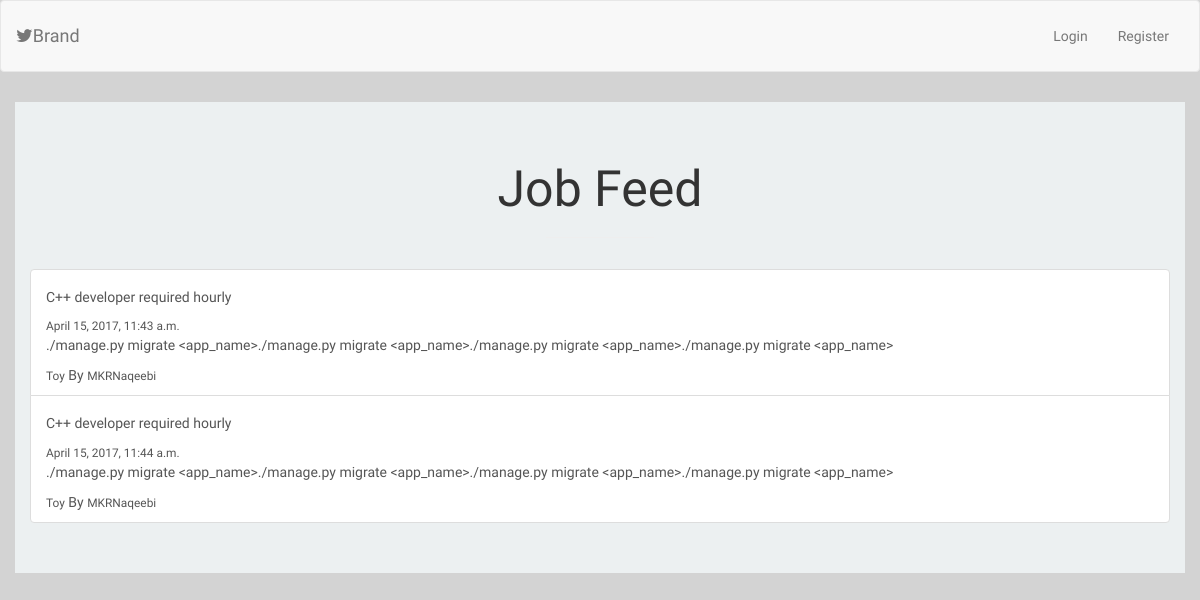
The page / on the database its author committed.
### HRApp/models.py (models this page shows, shortened)
class Job(models.Model):
    title = models.CharField(max_length=32)
    description = models.TextField()
    category = models.ForeignKey(Category)
    company = models.ForeignKey(Company)
    location = models.CharField(max_length=128)
    salary = models.IntegerField()
    created_at = models.DateTimeField(auto_now_add=True)
    updated_at = models.DateTimeField(auto_now=True)

class Category(models.Model):
    name = models.CharField(max_length=16)
    description = models.TextField(default='this is category disc')
    def __str__(self):
        return self.name
    class Meta:
        verbose_name_plural = 'categories'

class Company (models.Model):
    name = models.CharField(max_length=32)
    description = models.TextField()
    location = models.CharField(max_length=128)
    created_at = models.DateTimeField(auto_now_add=True)
    updated_at = models.DateTimeField(auto_now=True)
    def __str__(self):
        return self.name

### HRApp/views.py (the view, shortened to what this page needs)
# urls.py: url(r'^$',views.index,name='index'),
def index(request):
    template = loader.get_template('index.html')
    context = {
        'jobs': Job.objects.all(),
        'title': "Job Feed",
    }
    return HttpResponse(template.render(context, request))

### templates/index.html (shortened to what this page needs)
{% extends "base.html" %}
{% block menu %}
    {% if title == "Job Feed" %}
        <li><a href="/login">Login</a></li>
        <li><a href="/register">Register</a></li>
    {% endif %}
{% endblock %}
{% block main%}
    <div class="container">
        <div class="panel-heading">
           <div class="panel-title text-center">
                <h1 class="title">{{ title }}</h1>
                <hr />
            </div>
        </div>
        <div class="row">
            <div class="list-group">
                {% for job in jobs %}
                    <a
                            class="list-group-item list-group-item-action flex-column align-items-start">
                        <div class="justify-content-between">
                            <h5 class="mb-1">{{ job.title }}</h5>
                            <small>{{ job.created_at }}</small>
                        </div>
                        <p class="mb-1">{{ job.description }}</p>
                        <small>{{ job.category }}</small> By <small>{{ job.company }}</small>
                    </a>
                {% endfor %}
            </div>
        </div>
    </div>
{% endblock %}

### templates/base.html (shortened to what this page needs)
{% load static %}
<!DOCTYPE html>
<html lang="en">
    <head>
        <link rel="stylesheet" href="{% static "bootstrap/css/bootstrap.min.css" %}">
        <link rel="stylesheet" href="{% static "font-awesome/css/font-awesome.min.css" %}">
        <link rel="stylesheet" href="{% static "style.css" %}">
	</head>
	<body>
		<nav class="navbar navbar-default">
			<div class="container-fluid">
				<div class="navbar-header">
					<a class="navbar-brand" href="/"><i class="fa fa-twitter" aria-hidden="true"></i>Brand</a>
				</div>
				<div class="collapse navbar-collapse" id="bs-example-navbar-collapse-1">
					<ul class="nav navbar-nav navbar-right">
                        {% block menu %}{% endblock %}
					</ul>
				</div>
			</div>
		</nav>
        {% block main%}{% endblock %}
	</body>
</html>

### HRApp/static/style.css (style rules this page uses)
body, html { height: 100%; background-repeat: no-repeat; background-color: #d3d3d3; font-family: 'Oxygen', sans-serif; }
h1.title { font-size: 50px; font-family: 'Passion One', cursive; font-weight: 400; }
hr { width: 10%; color: #fff; }
nav.navbar-default .container-fluid { padding: 10px 15px; }
.container { margin-top:30px; }
.container { background-color: #ECF0F1; padding: 30px; }

### rows shown on the page
Job: title "C++ developer required hourly", created_at "April 15, 2017, 11:43 a.m.", description "./manage.py migrate <app_name>./manage.py migrate <app_name>./manage.py migrate <app_name>./manage.py migrate <app_name>", category "Toy", company "MKRNaqeebi"
Job: title "C++ developer required hourly", created_at "April 15, 2017, 11:44 a.m.", description "./manage.py migrate <app_name>./manage.py migrate <app_name>./manage.py migrate <app_name>./manage.py migrate <app_name>", category "Toy", company "MKRNaqeebi"

### other values the page prints
{{ title }} "Job Feed"
